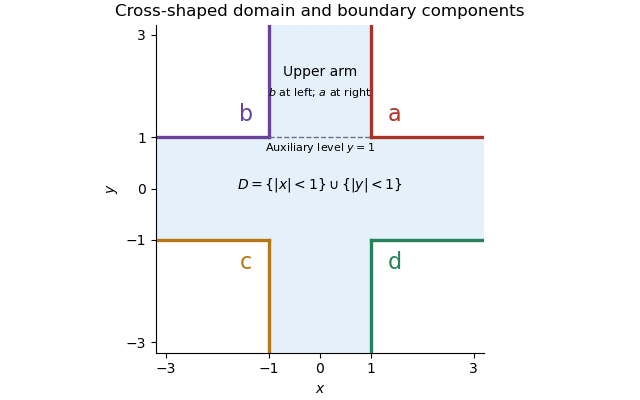

The Python source for this figure:
"""Generate paper-201-cross-domain.png in cwd only.
Tested with Python 3.14.4 and matplotlib 3.10.7; uses root pyproject.toml.
"""
import matplotlib.pyplot as plt
from matplotlib.patches import Rectangle
fig,ax=plt.subplots(figsize=(6.4,4),layout='constrained')
ax.add_patch(Rectangle((-1,-3.2),2,6.4,facecolor='#e5f1fa',edgecolor='none'))
ax.add_patch(Rectangle((-3.2,-1),6.4,2,facecolor='#e5f1fa',edgecolor='none'))
colors={'a':'#a93425','b':'#6b4299','c':'#b77813','d':'#24835b'}
for label,sx,sy in [('a',1,1),('b',-1,1),('c',-1,-1),('d',1,-1)]:
 ax.plot([sx,sx],[sy,sy*3.2],color=colors[label],lw=2.4)
 ax.plot([sx,sx*3.2],[sy,sy],color=colors[label],lw=2.4)
 ax.text(sx*1.45,sy*1.45,label,color=colors[label],fontsize=16,ha='center',va='center')
ax.plot([-1,1],[1,1],color='#657386',ls='--',lw=1)
ax.text(0,.73,r'Auxiliary level $y=1$',fontsize=8,ha='center')
ax.text(0,2.2,'Upper arm',ha='center',fontsize=10)
ax.text(0,1.8,r'$b$ at left; $a$ at right',ha='center',fontsize=8)
ax.text(0,0,r'$D=\{|x|<1\}\cup\{|y|<1\}$',ha='center',fontsize=10)
ax.set_xlim(-3.2,3.2);ax.set_ylim(-3.2,3.2);ax.set_aspect('equal')
ax.set_xticks([-3,-1,0,1,3]);ax.set_yticks([-3,-1,0,1,3])
ax.set_xlabel('$x$');ax.set_ylabel('$y$');ax.set_title('Cross-shaped domain and boundary components',fontsize=12)
ax.spines[['top','right']].set_visible(False)
fig.savefig('paper-201-cross-domain.png',dpi=100,facecolor='white',transparent=False)
plt.close(fig)
